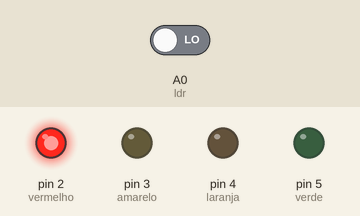
The sketch below on a simulated Arduino Uno, built with avr-gcc and run on an emulated ATmega328P. On the bench: output pins drawn as LEDs (lit = HIGH). The inputs (shaded band) are chosen by the test bench; at power-on: A0 (ldr) LOW. What the sketch prints to the serial monitor is not drawn.

Above: at 0.1 s.
Timing chart, 0 to 1.6 s (numbered marks = the images above):
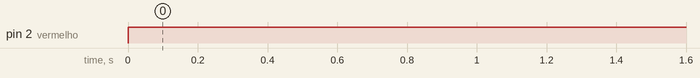

The sketch:

Exercicio02.ino
```cpp
#define vermelho 2
#define amarelo 3
#define laranja 4
#define verde 5
#define ldr A0

int controle;

void setup()
{
  pinMode(vermelho, OUTPUT);
  pinMode(amarelo, OUTPUT);
  pinMode(laranja, OUTPUT);
  pinMode(verde, OUTPUT);
  Serial.begin(9600);
}

void loop()
{
  controle = digitalRead(ldr);
  Serial.println("=================");
  Serial.println(controle);

  if(controle<=200){
    digitalWrite(vermelho, 1);
    digitalWrite(amarelo, 0);
    digitalWrite(laranja, 0);
    digitalWrite(verde, 0);
  }else if(controle >200 && controle <=400){
    digitalWrite(vermelho, 0);
    digitalWrite(amarelo, 1);
    digitalWrite(laranja, 0);
    digitalWrite(verde, 0);
  }else if(controle >400 && controle <= 600){
    digitalWrite(vermelho, 0);
    digitalWrite(amarelo, 0);
    digitalWrite(laranja, 1);
    digitalWrite(verde, 0);
  }else{
    digitalWrite(vermelho, 0);
    digitalWrite(amarelo, 0);
    digitalWrite(laranja, 0);
    digitalWrite(verde, 1);
  }
}
```

Measured:
- by itself, pin 2 (vermelho): LOW → HIGH at 0.00 s
